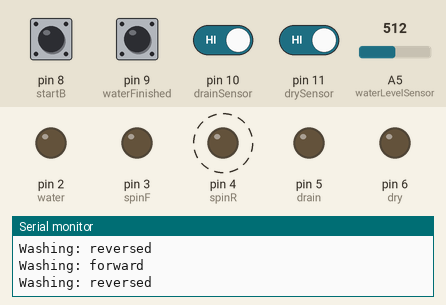
This sketch was run on a simulated Arduino Uno, built with avr-gcc and run on an emulated ATmega328P. Shown: output pins drawn as LEDs (lit = HIGH), the last lines printed to the serial monitor. Dashed ring = blinking. Inputs (shaded band) come from the test bench; at power-on: pin 8 (startB), pin 9 (waterFinished), pin 10 (drainSensor), pin 11 (drySensor) HIGH, A5 (waterLevelSensor) = 512.

Above: at 10.8 s.
10.9 s: pin 8 (startB) pulled LOW for 0.15 s
At 11.6 s:
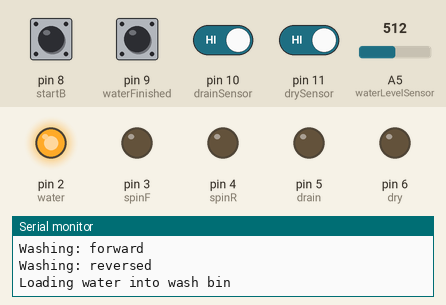
12.5 s: pin 10 (drainSensor) driven LOW
At 13.3 s:
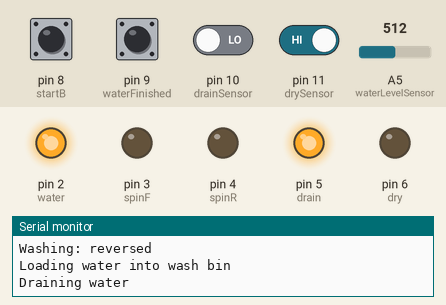
17.0 s: pin 11 (drySensor) driven HIGH
19.0 s: pin 11 (drySensor) driven LOW
At 23.3 s:
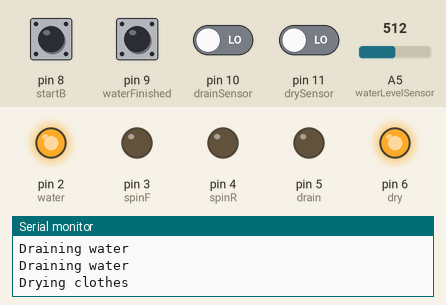
24.0 s: A5 (waterLevelSensor) set to 490
At 27.75 s:
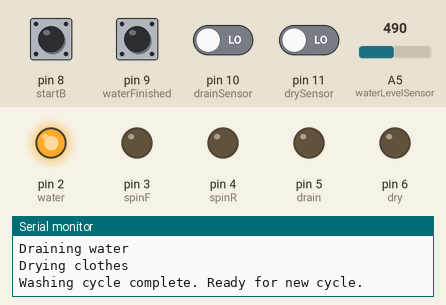
Timing chart, 0 to 28.0 s (numbered marks = the images above; inputs shaded):
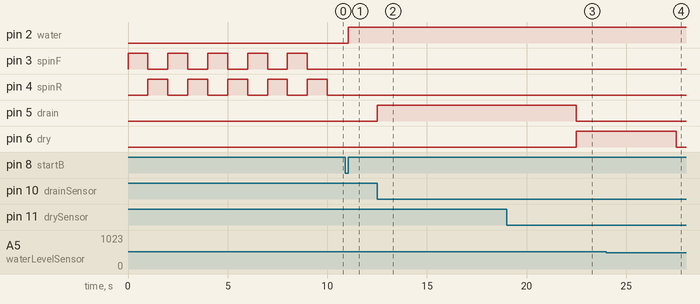

The sketch:

exam_d_washing_machine.ino
```cpp
int water = 2;
int spinF = 3;
int spinR = 4;  // OUTPUT
int drain = 5;
int dry = 6;

int startB = 8;
int waterFinished = 9;
int drainSensor = 10;
int drySensor = 11;
int waterLevelSensor = A5;  // Analog input for water level sensor

const int desiredWaterLevel = 500; // Example threshold value for desired water level

bool start = HIGH;
bool watered = HIGH;
bool washed = HIGH;
bool drained = HIGH;
bool dried = HIGH;

void setup()
{
  Serial.begin(9600);
  pinMode(water, OUTPUT);
  pinMode(spinR, OUTPUT);
  pinMode(spinF, OUTPUT);
  pinMode(drain, OUTPUT);
  pinMode(dry, OUTPUT);
  pinMode(startB, INPUT_PULLUP);
  pinMode(waterFinished, INPUT_PULLUP);
  pinMode(drainSensor, INPUT_PULLUP);
  pinMode(drySensor, INPUT_PULLUP);
}

void loop()
{
  // Start button pressed
  if ((digitalRead(startB) == LOW) && (start == HIGH))
  {
    start = LOW;
    delay(20);
  }
  // Start button released
  if ((digitalRead(startB) == HIGH) && (start == LOW))
  {
    digitalWrite(water, HIGH);
    Serial.println("Loading water into wash bin");
    start = HIGH;
  }

  // Water finished sensor triggered
  if ((digitalRead(waterFinished) == LOW) && (watered == HIGH))
  {
    digitalWrite(water, LOW);
    Serial.println("Water loading finished");
    watered = LOW;
  }

  // Check water level sensor
  int waterLevel = analogRead(waterLevelSensor);
  if (waterLevel >= desiredWaterLevel && watered == HIGH)
  {
    watered = LOW;
    digitalWrite(water, LOW);
    Serial.println("Water loaded, starting washing cycle");

    // Washing cycle
    for (int i = 0; i < 5; i++) // Wash 5 times
    {
      digitalWrite(spinF, HIGH);
      digitalWrite(spinR, LOW);
      Serial.println("Washing: forward");
      delay(1000); // Forward spin for 1 second
      digitalWrite(spinF, LOW);
      digitalWrite(spinR, HIGH);
      Serial.println("Washing: reversed");
      delay(1000); // Reverse spin for 1 second
    }
    digitalWrite(spinR, LOW);
    washed = LOW;
  }

  // Drain sensor triggered
  if ((digitalRead(drainSensor) == LOW) && (washed == LOW))
  {
    digitalWrite(drain, HIGH);
    Serial.println("Draining water");
    delay(5000); // Simulate draining time
    digitalWrite(drain, LOW);
    drained = LOW;
  }

  // Drying sensor triggered
  if ((digitalRead(drySensor) == LOW) && (drained == LOW))
  {
    digitalWrite(dry, HIGH);
    Serial.println("Drying clothes");
    delay(5000); // Simulate drying time
    digitalWrite(dry, LOW);
    dried = LOW;
  }

  // Reset cycle
  if (dried == LOW)
  {
    start = HIGH;
    watered = HIGH;
    washed = HIGH;
    drained = HIGH;
    dried = HIGH;
    Serial.println("Washing cycle complete. Ready for new cycle.");
  }
}
```

Measured:
- after the input at 10.9 s, pin 2 (water): LOW → HIGH after 0.15 s
- after the input at 12.5 s, pin 5 (drain): LOW → HIGH at once
- after the input at 19.0 s, pin 5 (drain): HIGH → LOW after 3.5 s; pin 6 (dry): LOW → HIGH after 3.5 s
- after the input at 24.0 s, pin 2 (water): stays HIGH (without the input it goes to LOW after 3.5 s); pin 3 (spinF): stays LOW (without the input it goes to HIGH after 3.5 s)
- by itself, pin 3 (spinF): alternates HIGH for 1.0 s and LOW for 1.0 s, 10 changes in all, then stays LOW
- by itself, pin 4 (spinR): alternates HIGH for 1.0 s and LOW for 1.0 s
